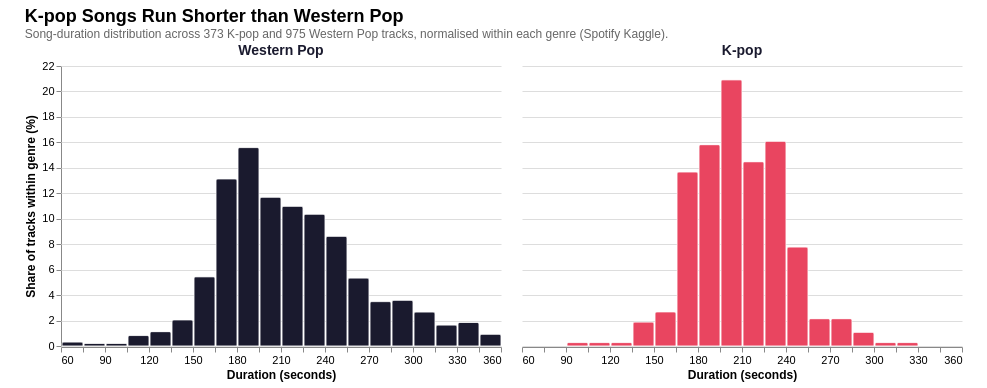

Vega-Lite specification for this chart:
### Vega-Lite specification from a JSON file in a GitHub repository (floating-point values rounded to 4 significant figures; data arrays with more than 128 entries replaced by an {"elided": "..."} marker saying what was removed)
{"$schema": "https://vega.github.io/schema/vega-lite/v5.json", "title": {"text": "K-pop Songs Run Shorter than Western Pop", "subtitle": "Song-duration distribution across 373 K-pop and 975 Western Pop tracks, normalised within each genre (Spotify Kaggle).", "anchor": "start", "fontSize": 18, "subtitleFontSize": 12, "subtitleColor": "#666"}, "padding": {"left": 24, "right": 24, "top": 8, "bottom": 8}, "config": {"view": {"stroke": null}, "axis": {"labelFontSize": 11, "titleFontSize": 12}, "legend": {"orient": "bottom"}, "header": {"titleFontSize": 14, "labelFontSize": 14, "labelFontWeight": "bold", "labelPadding": 8, "labelColor": "#1a1a2e"}}, "data": {"values": {"elided": "1348 records"}}, "transform": [{"joinaggregate": [{"op": "count", "as": "total"}], "groupby": ["genre"]}, {"calculate": "1 / datum.total * 100", "as": "weight"}], "facet": {"column": {"field": "genre", "type": "nominal", "title": null, "sort": ["K-pop", "Western Pop"], "header": {"labelOrient": "top"}}}, "spec": {"width": 440, "height": 280, "mark": {"type": "bar", "cornerRadiusEnd": 2, "stroke": "white", "strokeWidth": 0.5}, "encoding": {"x": {"field": "duration_s", "type": "quantitative", "bin": {"step": 15, "extent": [60, 360]}, "title": "Duration (seconds)", "scale": {"domain": [60, 360]}}, "y": {"aggregate": "sum", "field": "weight", "type": "quantitative", "title": "Share of tracks within genre (%)", "scale": {"domain": [0, 22]}}, "color": {"field": "genre", "type": "nominal", "title": null, "legend": null, "scale": {"domain": ["K-pop", "Western Pop"], "range": ["#e94560", "#1a1a2e"]}}, "tooltip": [{"field": "genre", "title": "Genre"}, {"aggregate": "count", "title": "Tracks in bin"}, {"aggregate": "sum", "field": "weight", "title": "% of genre", "format": ".1f"}]}}, "resolve": {"scale": {"y": "shared", "x": "shared"}}}
